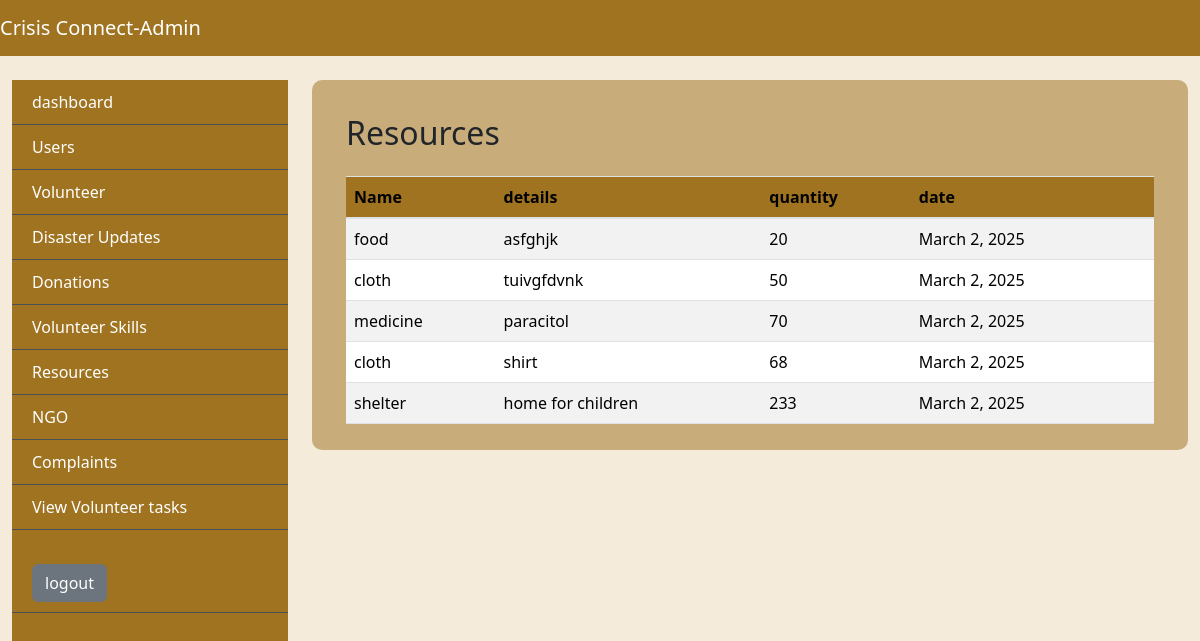
The app's page /resource with its own data.
### app/models.py (models this page shows, shortened)
class ResourceTable(models.Model):
    LOGIN = models.ForeignKey(LoginTable, on_delete=models.CASCADE,null=True,blank=True)
    Name= models.ForeignKey(Resourcelimit,on_delete=models.CASCADE, null=True, blank=True)
    Quantity= models.CharField(max_length=100,null=True, blank=True)
    Details= models.CharField(max_length=100, null=True, blank=True)
    Date= models.DateField(auto_now_add=True, null=True, blank=True)

class Resourcelimit(models.Model):
    resourcecategory =  models.CharField(max_length=100, null=True, blank=True)
    resourcelimit =  models.CharField(max_length=100, null=True, blank=True)
    resourcepercentage = models.IntegerField(null=True, blank=True)

### app/views.py (the view)
# urls.py: path('resource', ViewResource.as_view(), name="resource"),
class ViewResource(View):
    def get(self, request):
        obj=ResourceTable.objects.all()
        return render(request, "administrator/ViewResources.html",{'val':obj})

### templates/administrator/viewResources.html
{% extends 'administrator/base.html' %}
{%block body%}
<div class="tbl-div">
  <div class="content container-fluid">
      <div class="container-fluid mt-4">
          <h2 class="mb-4">Resources</h2>
          <div class="table-responsive">
            <table class="table user-table table-striped">
              <thead>
                <tr>
                  <th>Name</th>
                  <th>details</th>
                  <th>quantity</th>
                  <th>date</th>
                  <th></th>
                </tr>
              </thead>
              <tbody>
                {%for i in val%}
                <tr>
                  <td>{{i.Name.resourcecategory}}</td>
                  <td> {{i.Details}}</td>
                  <td>{{i.Quantity}} </td>
                  <td>{{i.Date}}</td>
                  <td>
                    </td>
                </tr>
                {%endfor%}
              </tbody>
            </table>
          </div>
        </div>
  </div>
</div>
{%endblock%}

### static/css/baseStyle.css (style rules this page uses)
:root { --bg-color: #f4ebdb; --bg-color2: #9f7320; --bg-color-hover: #5d400a; --border-color: #495057; --danger-bg-color:#dc3545; --text-color1: #333; --text-color2:#fff; --text-color3:#484a4a; --table-td-color:#00ADB5; --accept-color:#28a745; --view-color:#065bb6; }
* { margin: 0; padding: 0; box-sizing: border-box; }
body { background-color: var(--bg-color); }
.tbl-div { width: 100%; padding: 10px; background-color: #9f732082; border-radius: 10px; }
.user-table th, .user-table td { vertical-align: middle; }
.user-table th { font-weight: bold; background-color: var(--bg-color2); }
.user-table th { font-weight: bold; }
:root { --progress-bar-width: 50px; --progress-bar-height: 50px; --font-size: 15px; }

### records on screen
ResourceTable: Name.resourcecategory "food", Details "asfghjk", Quantity "20", Date "March 2, 2025"
ResourceTable: Name.resourcecategory "cloth", Details "tuivgfdvnk", Quantity "50", Date "March 2, 2025"
ResourceTable: Name.resourcecategory "medicine", Details "paracitol", Quantity "70", Date "March 2, 2025"
ResourceTable: Name.resourcecategory "cloth", Details "shirt", Quantity "68", Date "March 2, 2025"
ResourceTable: Name.resourcecategory "shelter", Details "home for children", Quantity "233", Date "March 2, 2025"
